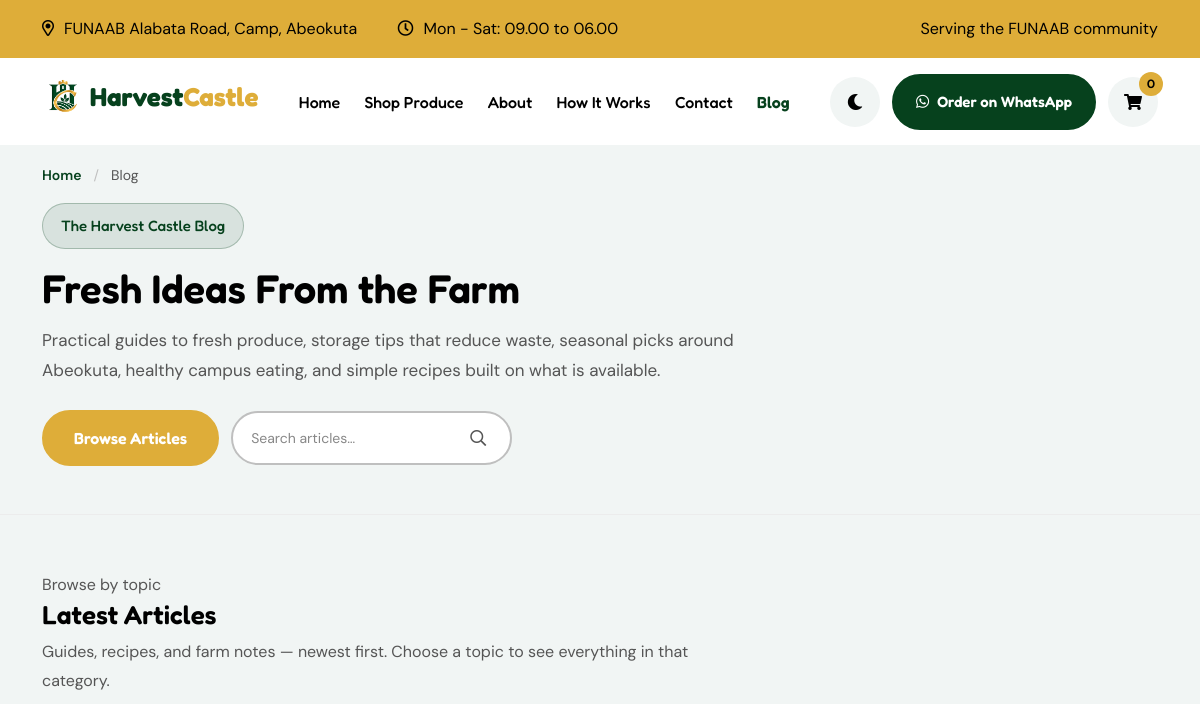
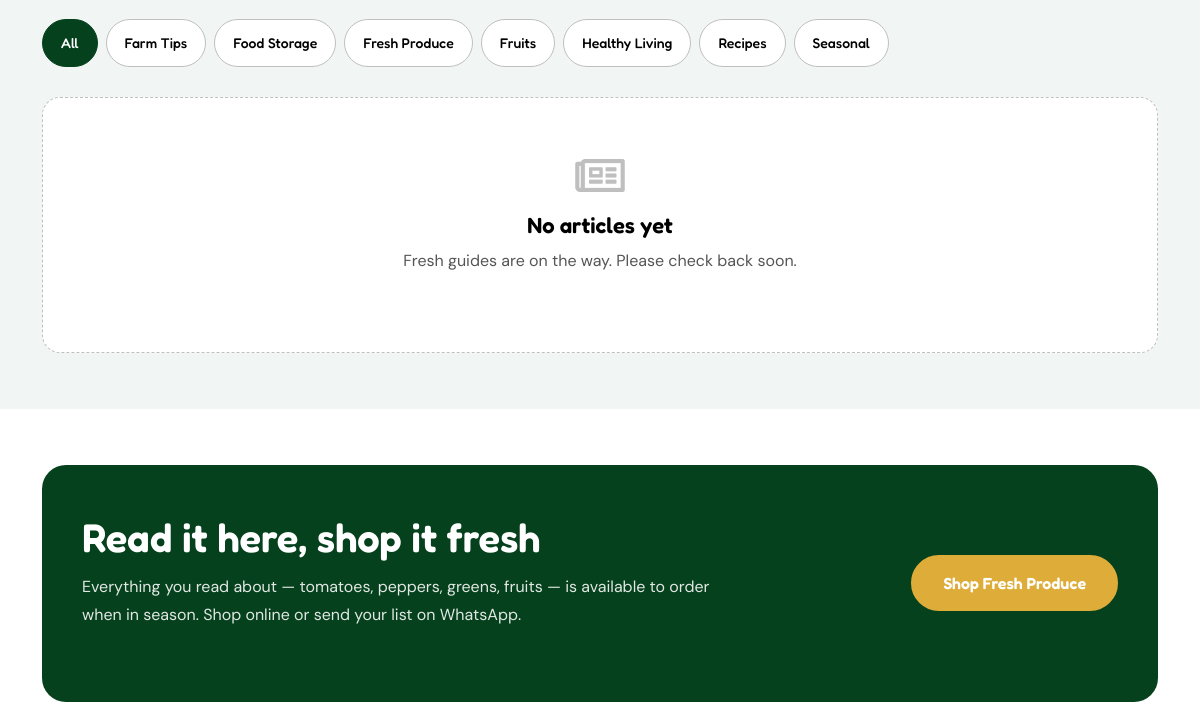
The page /blog/ (upper part) on the database as committed earlier (2 pictures, top to bottom).
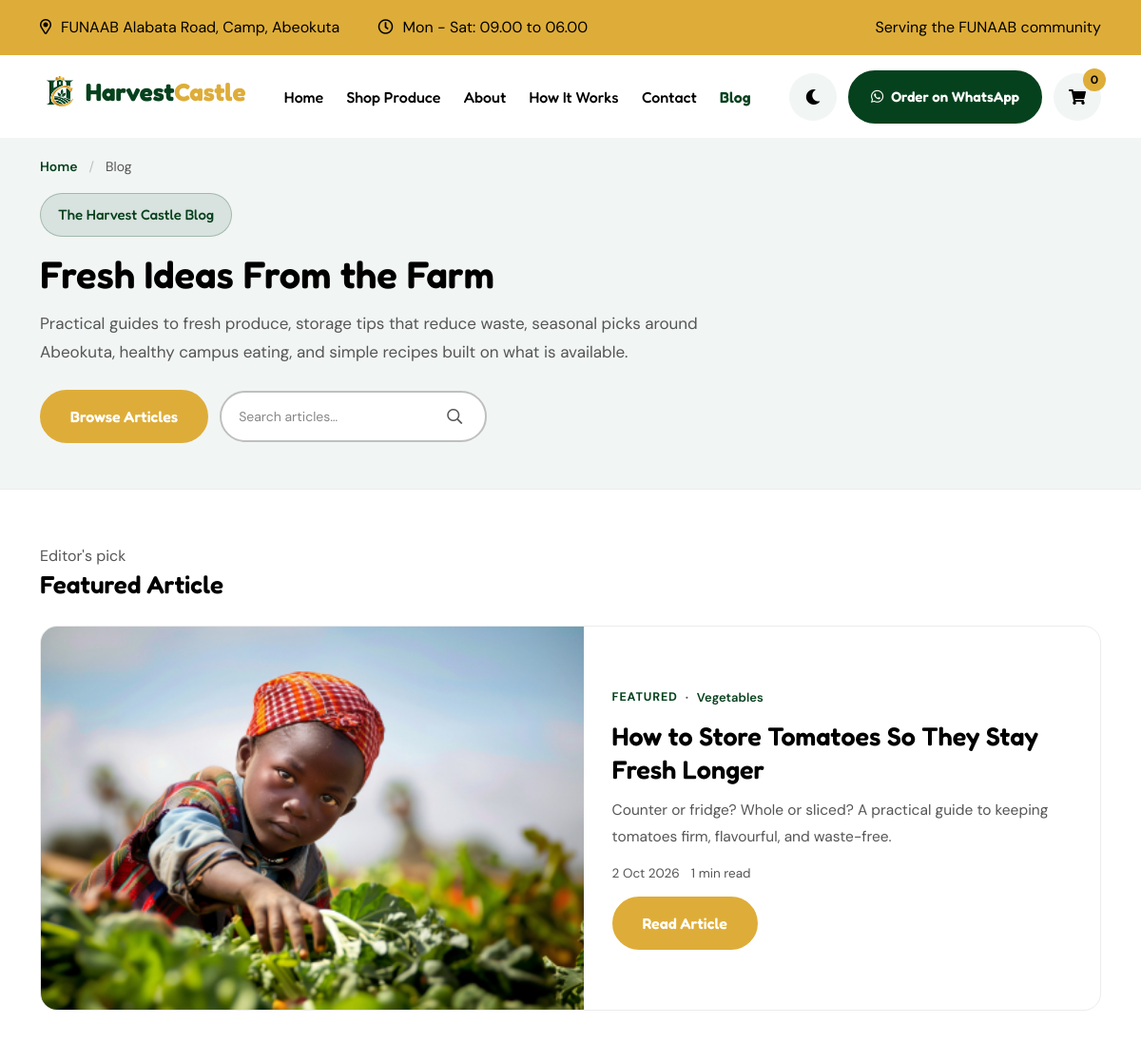
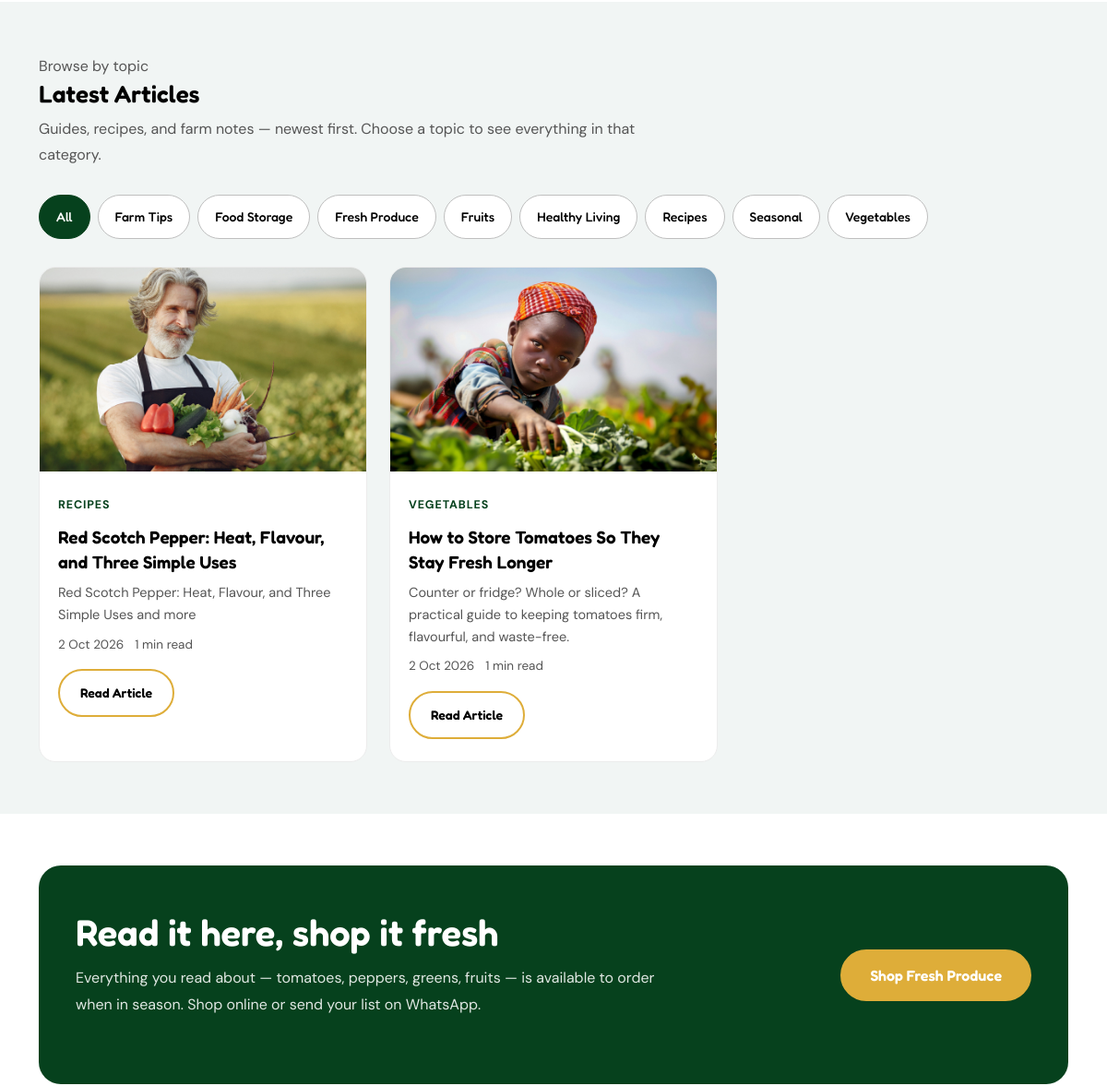
The same page on the database as committed later (2 pictures, top to bottom).
### main/models.py (models this page shows, shortened)
class BlogCategory(models.Model):
    name = models.CharField(max_length=120, unique=True)
    slug = models.SlugField(max_length=140, unique=True, blank=True)
    description = models.TextField(blank=True)
    created_at = models.DateTimeField(auto_now_add=True)
    updated_at = models.DateTimeField(auto_now=True)
    class Meta:
        ordering = ["name"]
        verbose_name = "Blog Category"
        verbose_name_plural = "Blog Categories"

class BlogPost(models.Model):
    STATUS_PUBLISHED = "published"
    STATUS_DRAFT = "draft"
    STATUS_CHOICES = [
        (STATUS_PUBLISHED, "Published"),
        (STATUS_DRAFT, "Draft"),
    ]
    title = models.CharField(max_length=160)
    slug = models.SlugField(max_length=180, unique=True, blank=True)
    category = models.ForeignKey(
        BlogCategory, on_delete=models.PROTECT, related_name="posts"
    )
    excerpt = models.TextField(max_length=500)
    author = models.CharField(
        max_length=80, default="Harvest Castle Team", blank=True
    )
    tags = models.CharField(
        max_length=250,
        blank=True,
        default="",
        help_text="Comma-separated, e.g. tomatoes, storage, food waste.",
    )
    image = models.ImageField(
        upload_to="blog/",
        help_text="Required — every post must have a featured image.",
    )
    image_alt = models.CharField(
        max_length=125,
        blank=True,
        default="",
        help_text="Auto-filled as '<title> image' when left empty. "
        "You can still edit it for a better description.",
    )
    image_caption = models.CharField(max_length=200, blank=True, default="")
    body = models.TextField()
    status = models.CharField(
        max_length=10, choices=STATUS_CHOICES, default=STATUS_DRAFT
    )
    is_featured = models.BooleanField(
        default=False,
        help_text="Editor's pick slot on the blog page.",
    )
    seo_title = models.CharField(
        max_length=160,
        blank=True,
        default="",
        help_text="Shown in browser tabs and search results. "
        "Leave empty to use the post title.",
    )
    seo_description = models.CharField(
        max_length=300,
        blank=True,
        default="",
        help_text="Short summary for search results "
        "(about 150–160 characters is ideal).",
    )
    reading_time = models.PositiveIntegerField(
        default=1,
        editable=False,
        help_text="Minutes, auto-calculated from the body (~250 wpm).",
    )
    published_at = models.DateTimeField(default=timezone.now)
    created_at = models.DateTimeField(auto_now_add=True)
    updated_at = models.DateTimeField(auto_now=True)
    class Meta:
        ordering = ["-published_at"]
        verbose_name = "Blog Post"
        verbose_name_plural = "Blog Posts"
        indexes = [
            models.Index(fields=["status", "published_at"]),
            models.Index(fields=["slug"]),
        ]

### main/views.py (the view)
# urls.py: 2. Add a URL to urlpatterns:  path('blog/', include('blog.urls'))
def blog(request):
    posts = _published_posts()
    featured_posts = list(posts.filter(is_featured=True))
    if featured_posts:
        import time
        seed = int(time.time() // 600)  # Changes every 10 minutes
        featured = featured_posts[seed % len(featured_posts)]
    else:
        featured = None
    paginator = Paginator(posts, BLOG_PAGE_SIZE)
    page_obj = paginator.get_page(request.GET.get("page"))
    context = {
        "featured": featured,
        "categories": list(BlogCategory.objects.order_by("name")),
        "posts": page_obj.object_list,
        "page_obj": page_obj,
        "total_count": paginator.count,
    }
    return render(request, 'blog.html', context)

### main/views.py (called while the page is built)
def _published_posts():
    return (
        BlogPost.objects.filter(status=BlogPost.STATUS_PUBLISHED)
        .select_related("category")
        .order_by("-published_at", "-id")
    )

### main/templates/blog.html (shortened to what this page needs)
{% extends "layout.html" %}
{% load static %}
{% block content %}
<main id="fd-main">
    <div class="fd-blog-hero">
        <div class="container">
            <nav aria-label="Breadcrumb">
                <ol class="fd-breadcrumb">
                    <li><a href="{% url 'harvest_castle:index' %}">Home</a></li>
                    <li aria-current="page">Blog</li>
                </ol>
            </nav>
            <span class="fd-hero-tag">The Harvest Castle Blog</span>
            <h1>Fresh Ideas From the Farm</h1>
            <p>Practical guides to fresh produce, storage tips that reduce waste, seasonal picks around Abeokuta, healthy campus eating, and simple recipes built on what is available.</p>
            <div class="fd-blog-hero-actions">
                <a href="#fd-blog-latest" class="vs-btn">Browse Articles</a>
                <form action="{% url 'harvest_castle:blog_search' %}" method="get" role="search" class="fd-search-simple" id="fd-blog-search-simple">
                    <div class="fd-search-input-wrapper">
                        <input id="fd-blog-search-input" name="q" type="search" placeholder="Search articles&hellip;" autocomplete="off" aria-label="Search articles">
                        <button type="submit" class="fd-search-submit" aria-label="Search"><i class="far fa-search" aria-hidden="true"></i></button>
                    </div>
                </form>
            </div>
        </div>
    </div>
    {% if featured %}
    <section class="fd-blog-block" aria-labelledby="fd-blog-featured-title">
        <div class="container">
            <div class="fd-blog-head">
                <span class="sec-subtitle">Editor's pick</span>
                <h2 id="fd-blog-featured-title">Featured Article</h2>
            </div>
            <article class="fd-featured-post">
                <a class="fd-featured-media" href="{% url 'harvest_castle:blog_detail' slug=featured.slug %}" tabindex="-1" aria-hidden="true">
                    {% if featured.image %}
                    <img src="{{ featured.image.url }}" alt="{{ featured.image_alt|default:featured.title }}" fetchpriority="high">
                    {% endif %}
                </a>
                <div class="fd-featured-body">
                    <p class="fd-featured-kicker"><span class="fd-post-cat">Featured</span><span aria-hidden="true"> · </span><a class="fd-post-cat is-plain" href="{% url 'harvest_castle:blog_category' slug=featured.category.slug %}">{{ featured.category.name }}</a></p>
                    <h2 class="fd-featured-title"><a href="{% url 'harvest_castle:blog_detail' slug=featured.slug %}">{{ featured.title }}</a></h2>
                    <p class="fd-featured-excerpt">{{ featured.excerpt }}</p>
                    <p class="fd-post-meta"><span class="fd-meta-item">{{ featured.published_at|date:"j M Y" }}</span><span class="fd-meta-item">{{ featured.reading_time }} min read</span></p>
                    <a class="vs-btn" href="{% url 'harvest_castle:blog_detail' slug=featured.slug %}">Read Article</a>
                </div>
            </article>
        </div>
    </section>
    {% endif %}
    <section class="fd-blog-block is-smoke" id="fd-blog-latest" aria-labelledby="fd-blog-latest-title">
        <div class="container">
            <div class="fd-blog-head">
                <span class="sec-subtitle">Browse by topic</span>
                <h2 id="fd-blog-latest-title">Latest Articles</h2>
                <p>Guides, recipes, and farm notes — newest first. Choose a topic to see everything in that category.</p>
            </div>
            <div class="fd-blog-cats">
                <div class="fd-cat-pills" role="navigation" aria-label="Blog categories">
                    <a class="fd-cat-pill" href="{% url 'harvest_castle:blog' %}" aria-current="page">All</a>
                    {% for category in categories %}
                    <a class="fd-cat-pill" href="{% url 'harvest_castle:blog_category' slug=category.slug %}">{{ category.name }}</a>
                    {% endfor %}
                </div>
            </div>
            <div class="fd-post-grid">
                {% for post in posts %}
                {% include "partials/blog_card.html" with post=post %}
                {% endfor %}
            </div>
            {% if total_count == 0 %}
            <div class="fd-shop-state" role="status">
                <i class="far fa-newspaper" aria-hidden="true"></i>
                <h2>No articles yet</h2>
                <p>Fresh guides are on the way. Please check back soon.</p>
            </div>
            {% endif %}
        </div>
    </section>
    <section class="space-bottom" aria-labelledby="fd-blog-cta-title">
        <div class="container">
            <div class="fd-cta-band" style="margin-top: 56px;">
                <div class="row align-items-center g-4">
                    <div class="col-lg-8">
                        <h2 id="fd-blog-cta-title">Read it here, shop it fresh</h2>
                        <p>Everything you read about — tomatoes, peppers, greens, fruits — is available to order when in season. Shop online or send your list on WhatsApp.</p>
                    </div>
                    <div class="col-lg-4 text-lg-end">
                        <a href="{% url 'harvest_castle:product' %}" class="vs-btn">Shop Fresh Produce</a>
                    </div>
                </div>
            </div>
        </div>
    </section>
    </main>
{% endblock content %}

### main/templates/layout.html (shortened to what this page needs)
{% load static %}
<!doctype html>
<html class="no-js" lang="en">
<head>
    <link rel="stylesheet" href="{% static 'assets/css/bootstrap.min.css' %}">
    <link rel="stylesheet" href="{% static 'assets/css/fontawesome.min.css' %}">
    <link rel="stylesheet" href="{% static 'assets/css/magnific-popup.min.css' %}">
    <link rel="stylesheet" href="{% static 'assets/css/slick.min.css' %}">
    <link rel="stylesheet" href="{% static 'assets/css/harvest-castle.css' %}">
    <link rel="stylesheet" href="{% static 'assets/css/fresh-direct.css' %}?v=3">
    <link rel="stylesheet" href="{% static 'assets/css/fd-blog.css' %}">
    <link rel="stylesheet" href="{% static 'assets/css/fd-theme.css' %}">
</head>
<body data-current-view="{{ request.resolver_match.view_name|default:'' }}">
    <header class="vs-header header-layout1">
        <div class="header-top">
            <div class="container">
                <div class="row justify-content-between">
                    <div class="col-auto">
                        <div class="header-links">
                            <ul>
                                <li><i class="far fa-map-marker-alt" aria-hidden="true"></i>FUNAAB Alabata Road, Camp, Abeokuta</li>
                                <li class="d-none d-md-inline-block"><i class="far fa-clock" aria-hidden="true"></i>Mon - Sat: 09.00 to 06.00</li>
                            </ul>
                        </div>
                    </div>
                    <div class="col-auto d-none d-sm-block">
                        <div class="header-links">
                            <ul>
                                <li class="fd-top-note">Serving the FUNAAB community</li>
                            </ul>
                        </div>
                    </div>
                </div>
            </div>
        </div>
        <div class="sticky-wrapper">
            <div class="sticky-active">
                <div class="menu-area">
                    <div class="container">
                        <div class="row align-items-center justify-content-between">
                    <div class="col-auto">
                                <div class="header-logo">
                                    <a href="index.html" class="fd-logo" aria-label="Harvest Castle home"><img src="{% static 'assets/img/harvest_castle/hc_favicon.png' %}" alt="" aria-hidden="true" class="fd-logo-img" width="42" height="42">Harvest<span>Castle</span></a>
                                </div>
                            </div>
                            <div class="col">
<nav class="main-menu menu-style1 d-none d-lg-block" aria-label="Primary navigation">
                                     <ul>
                                         <li><a href="{% url 'harvest_castle:index' %}" data-view="harvest_castle:index">Home</a></li>
                                         <li><a href="{% url 'harvest_castle:product' %}" data-view="harvest_castle:product">Shop Produce</a></li>
                                         <li><a href="{% url 'harvest_castle:about' %}" data-view="harvest_castle:about">About</a></li>
                                         <li><a href="{% url 'harvest_castle:index' %}#how-it-works" data-view="harvest_castle:index">How It Works</a></li>
                                         <li><a href="{% url 'harvest_castle:contact' %}" data-view="harvest_castle:contact">Contact</a></li>
                                         <li><a href="{% url 'harvest_castle:blog' %}" data-view="harvest_castle:blog">Blog</a></li>
                                     </ul>
                                 </nav>
                            </div>
                            <div class="col-auto d-none d-lg-block">
                                <div class="header-icons fd-header-actions">
                                    <button type="button" class="icon-btn fd-theme-toggle" data-theme-toggle aria-pressed="false" aria-label="Switch to dark mode" title="Switch to dark mode">
                                        <i class="fas fa-moon" data-theme-icon="moon" aria-hidden="true"></i>
                                    </button>
                                    <a href="#" class="fd-whatsapp-btn" data-whatsapp="general"><i class="fab fa-whatsapp" aria-hidden="true"></i><span>Order on WhatsApp</span></a>
                                    <a href="#" class="icon-btn sideCartToggler fd-cart-btn" aria-label="Open cart preview">
                                        <i class="fas fa-shopping-cart" aria-hidden="true"></i>
                                        <span class="badge" id="fd-cart-count">0</span>
                                    </a>
                                </div>
                            </div>
                        </div>
                    </div>
                </div>
            </div>
        </div>
    </header>
    {% block content %}
    {% endblock content %}
</body>
</html>

### main/templates/partials/blog_card.html
<article class="fd-post-card{% if not post.image %} has-fallback{% endif %}">
    <a class="fd-post-media" href="{% url 'harvest_castle:blog_detail' slug=post.slug %}" tabindex="-1" aria-hidden="true">
        {% if post.image %}
        <img src="{{ post.image.url }}" alt="{{ post.image_alt|default:post.title }}" loading="lazy" decoding="async">
        {% else %}
        <span class="fd-post-img-fallback" aria-hidden="true"><i class="fas fa-leaf"></i></span>
        {% endif %}
    </a>
    <div class="fd-post-body">
        <a class="fd-post-cat" href="{% url 'harvest_castle:blog_category' slug=post.category.slug %}">{{ post.category.name }}</a>
        <h3 class="fd-post-title"><a href="{% url 'harvest_castle:blog_detail' slug=post.slug %}">{{ post.title }}</a></h3>
        <p class="fd-post-excerpt">{{ post.excerpt }}</p>
        <p class="fd-post-meta"><span class="fd-meta-item">{{ post.published_at|date:"j M Y" }}</span><span class="fd-meta-item">{{ post.reading_time }} min read</span></p>
        <a class="fd-post-more" href="{% url 'harvest_castle:blog_detail' slug=post.slug %}">Read Article</a>
    </div>
</article>

### static/assets/css/fd-theme.css (style rules this page uses)
:root { --fd-bg: #ffffff; --fd-surface: #ffffff; --fd-surface-2: #f1f5f4; --fd-surface-3: #f8f9fa; --fd-text: #000000; --fd-text-2: #555555; --fd-text-3: #767676; --fd-border: #bfbfbf; --fd-hairline: #ececec; --fd-input-bg: #ffffff; --fd-brand-green-text: #06411D; --fd-warn-text: #8a6d00; --fd-error-text: #dc3545; --fd-focus: #06411D; color-scheme: light; }
.fd-theme-toggle { min-width: 44px; min-height: 44px; display: inline-flex; align-items: center; justify-content: center; flex: 0 0 auto; }

Rows that differ between the two databases and show on the page:
added BlogPost: image (picture), category.name "Vegetables", title "How to Store Tomatoes So They Stay Fresh Longer", excerpt "Counter or fridge? Whole or sliced? A practical guide to keeping tomatoes firm, flavourful, and waste-free.", published_at "2 Oct 2026", reading_time "1", category.name "VEGETABLES"
added BlogCategory: name "Vegetables"
added BlogPost: image (picture), category.name "RECIPES", title "Red Scotch Pepper: Heat, Flavour, and Three Simple Uses", excerpt "Red Scotch Pepper: Heat, Flavour, and Three Simple Uses and more", published_at "2 Oct 2026", reading_time "1"
Other text that changed with them:
text no longer shown: "No articles yet Fresh guides are on the way. Please check back soon."
text now shown: "Editor's pick Featured Article FEATURED · min read Read Article"
